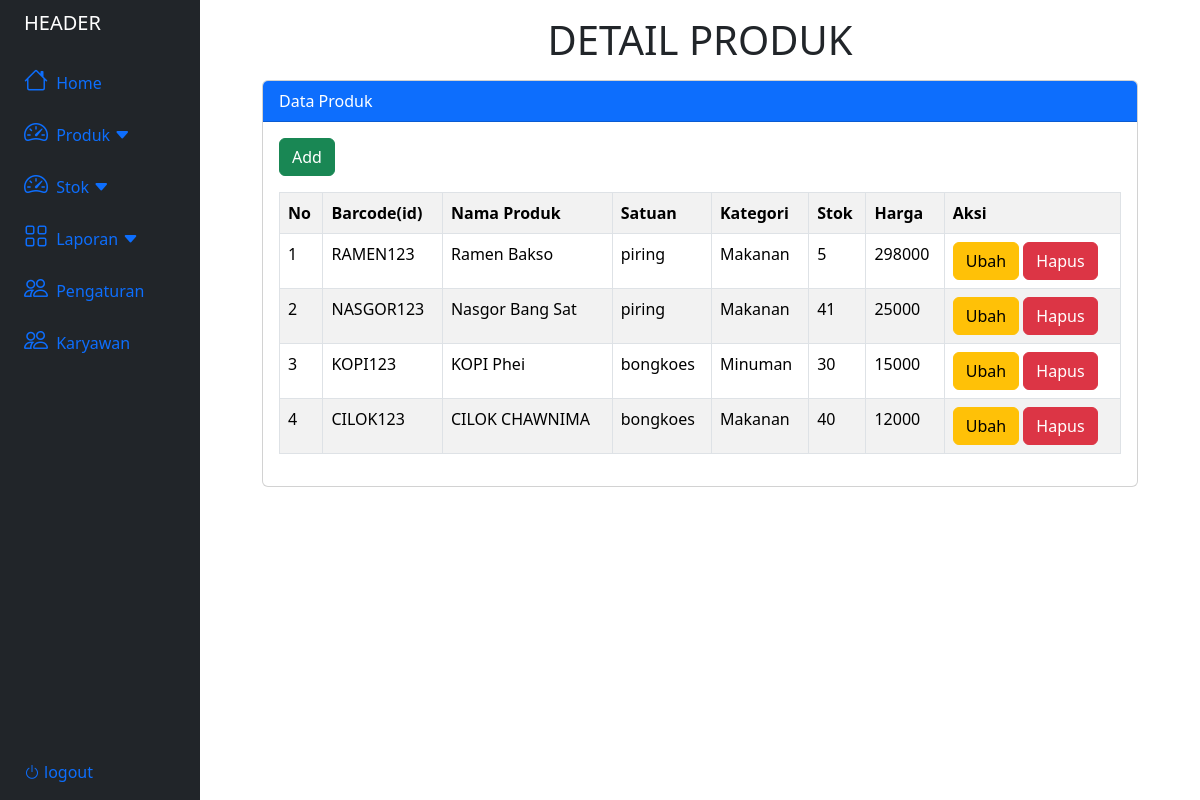
The page /Produk_FINAL/produk.php on the database its author committed.
### tables this page shows
CREATE TABLE `produk` (
  `id_produk` varchar(50) NOT NULL,
  `nama_produk` varchar(50) NOT NULL,
  `satuan` int(50) NOT NULL,
  `kategori` int(50) NOT NULL,
  `harga` int(50) NOT NULL,
  `stok` int(50) NOT NULL DEFAULT 0
);

CREATE TABLE `satuan` (
  `id_satuan` int(11) NOT NULL,
  `nama_satuan` varchar(25) NOT NULL
);

CREATE TABLE `kategori` (
  `id_ktg` int(11) NOT NULL,
  `Nama_Kategori` varchar(255) NOT NULL
);

### Produk_FINAL/produk.php (the view, shortened to what this page needs)
<?php
    include("../database.php");
?>
<!DOCTYPE html>
<html lang="en">
<head>
    <link rel="stylesheet" href="https://cdnjs.cloudflare.com/ajax/libs/font-awesome/6.0.0/css/all.min.css">
    <link rel="stylesheet" href="https://cdn.jsdelivr.net/npm/bootstrap-icons@1.11.1/font/bootstrap-icons.css">
    <link href="https://cdn.jsdelivr.net/npm/bootstrap@5.3.2/dist/css/bootstrap.min.css" rel="stylesheet">
    <link rel="stylesheet" href="produkStyle.css">
</head>
<body>
    <div class="container-fluid">
        <div class="row flex-nowrap">
          <?php
          include("../header.php");
          ?>
            <div class="container col-9">
                <h1 class="text-center mt-3">DETAIL PRODUK</h1>
                <div class="card mt-3">
                    <div class="card-header bg-primary text-white">
                        Data Produk
                    </div>
                    <div class="card-body">
                        <button type="button" class="btn btn-success mb-3" data-bs-toggle="modal" data-bs-target="#addModal">
                            Add
                        </button>
                        <table class="table table-bordered table-striped table-hover">
                            <tr>
                                <th>No</th>
                                <th>Barcode(id)</th>
                                <th>Nama Produk</th>
                                <th>Satuan</th>
                                <th>Kategori</th>
                                <th>Stok</th>
                                <th>Harga</th>
                                <th>Aksi</th>
                            </tr>
                            <?php
                                $no = 1;
                                $tampil = mysqli_query($conn, "SELECT * FROM produk ORDER BY id_produk DESC");
                                while($data = mysqli_fetch_array($tampil)):
                                    $satuan = mysqli_query($conn, "SELECT * FROM satuan WHERE id_satuan = $data[satuan]");
                                    $data_satuan = mysqli_fetch_assoc($satuan);
                                    $kategori = mysqli_query($conn, "SELECT * FROM kategori WHERE id_ktg = $data[kategori]");
                                    $data_kategori = mysqli_fetch_assoc($kategori);
                            ?>
                            <tr>
                                <td><?= $no++?></td>
                                <td><?= $data['id_produk']?></td>
                                <td><?= $data['nama_produk']?></td>
                                <td><?= $data_satuan['nama_satuan']?></td>
                                <td><?= $data_kategori['Nama_Kategori']?></td>
                                <td><?= $data['stok']?></td>
                                <td><?= $data['harga']?></td>
                                <td>
                                    <a href="#" class="btn btn-warning" data-bs-toggle="modal" data-bs-target="#editModal<?= $no?>">Ubah</a>
                                    <a href="#" class="btn btn-danger" data-bs-toggle="modal" data-bs-target="#deleteModal<?= $no?>">Hapus</a>
                                </td>
                            </tr>
                            <?php endwhile; ?>
                        </table>
                    </div>
                </div>
            </div>
        </div>
    </div>
</body>
</html>

### rows shown on the page
produk: id_produk "RAMEN123", nama_produk "Ramen Bakso", satuan.nama_satuan "piring", kategori.Nama_Kategori "Makanan", stok "5", harga "298000"
produk: id_produk "NASGOR123", nama_produk "Nasgor Bang Sat", satuan.nama_satuan "piring", kategori.Nama_Kategori "Makanan", stok "41", harga "25000"
produk: id_produk "KOPI123", nama_produk "KOPI Phei", satuan.nama_satuan "bongkoes", kategori.Nama_Kategori "Minuman", stok "30", harga "15000"
produk: id_produk "CILOK123", nama_produk "CILOK CHAWNIMA", satuan.nama_satuan "bongkoes", kategori.Nama_Kategori "Makanan", stok "40", harga "12000"
